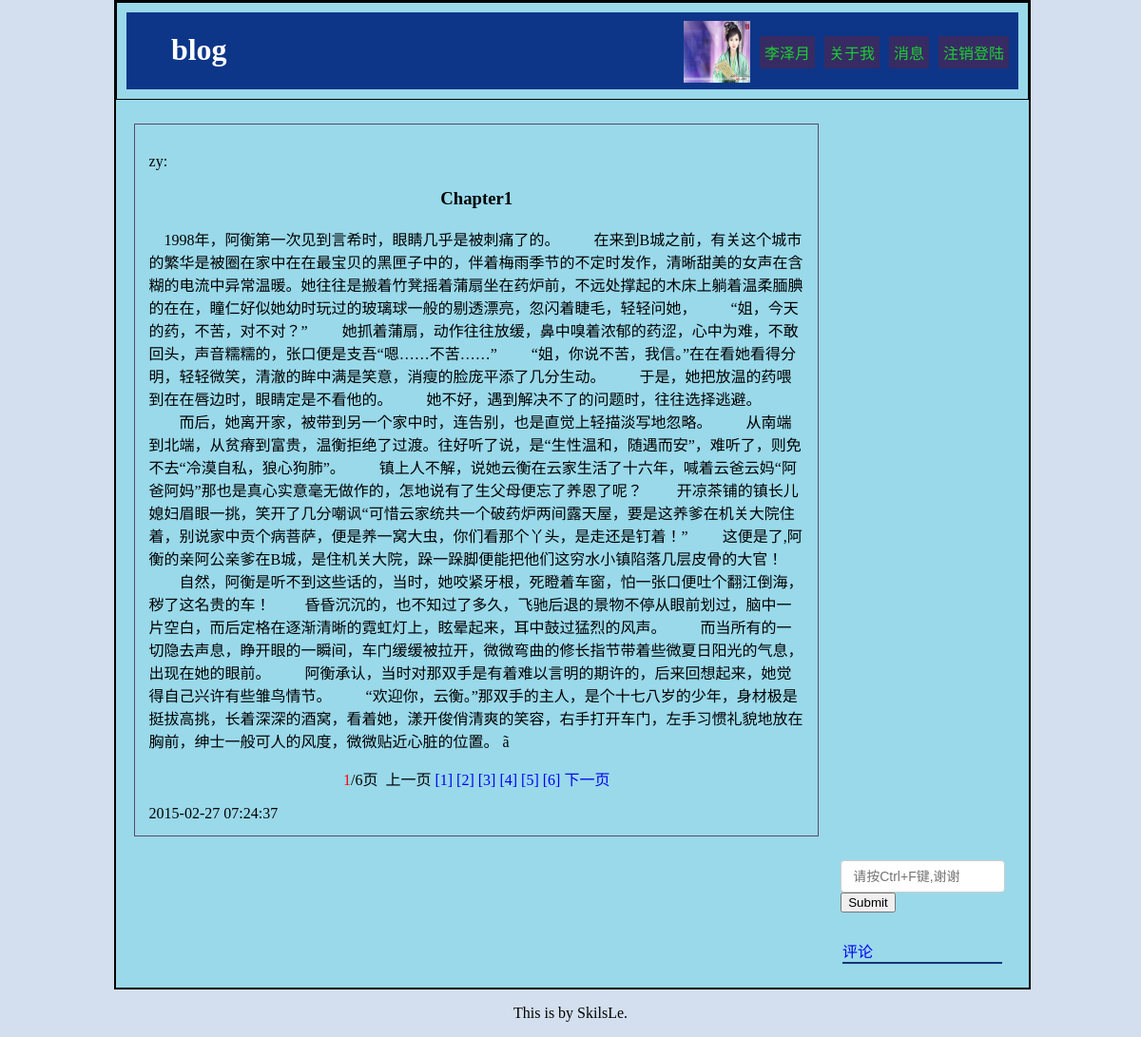
The page /php/content.php?content_id=2 (signed in) on the database its author committed.
### tables this page shows
CREATE TABLE IF NOT EXISTS `blog_content` (
  `user_id` int(11) NOT NULL,
  `user_name` varchar(10) NOT NULL,
`content_id` int(11) NOT NULL,
  `content_title` varchar(225) NOT NULL,
  `type` varchar(32) NOT NULL,
  `content` text NOT NULL,
  `time` timestamp NOT NULL DEFAULT CURRENT_TIMESTAMP ON UPDATE CURRENT_TIMESTAMP
);

### php/content.php (the view, shortened to what this page needs)
<?php
	include"../php/connect.php";
	$user_id =  $_SESSION['id'];
	$user_name =  $_SESSION['name'];
    $content_id=$_GET['content_id'];
	?>
	<?php
    function ff_page($content,$page)
    {
    global $expert_id;
    $content_id=$_GET['content_id'];
    if (empty($page)) {
         $page = 1 ;
    }
    $PageLength = 3000;
    $CLength = strlen($content);
    $PageCount = floor(($CLength / $PageLength)) + 1;
    $PageArray=array();
    $Seperator = array("\n","\r","。","!","?",";",",","”","’",".","！","？","；");
    if($CLength <= $PageLength)
     {
        echo $content;
     }
       else{
        $PageArray[0]=0;
        $i=0;
    for( $j=0 ; $j < sizeof($Seperator); $j++)
       {
      $Pos=strpos($content,$Seperator[$j],$PageArray[$i]+2900);
      while($Pos > 0 && $Pos<($i+1)*$PageLength && $Pos > $i*$PageLength )
      {
     $PageArray[$i] = $Pos ;
     if ($Pos+$PageLength > $CLength)
     {
         $start_p = $CLength-1 ;
     }
     else{
         $start_p = $Pos+$PageLength ;
     }
     $Pos = strpos($content,$Seperator[$j],$start_p) ;
      }
        if($PageArray[$i]>0)
        {
         $j = $j + sizeof($Seperator) + 1;
        }
 }
    for( $i = 1; $i < $PageCount-1; $i++ )
    {
       for( $j = 0 ; $j < sizeof($Seperator); $j++)
       {
         $Pos=strpos($content,$Seperator[$j],$PageArray[$i-1]+2900);
     while($Pos > 0 && $Pos < ($i+1)*$PageLength && $Pos > $i*$PageLength )
   {
      $PageArray[$i] = $Pos ;
      if ($Pos+$PageLength > $CLength)
      {
         $start_p2 = $CLength-1 ;
      }
      else{
         $start_p2 = $Pos+$PageLength ;
      }
      $Pos = strpos($content,$Seperator[$j],$start_p2) ;
    }
   if($PageArray[$i]>0)
   {
    $j = $j + sizeof($Seperator) + 1;
   }
    }
   }
    $PageArray[$PageCount-1] = $CLength;
    if($page==1)
 {
     $output=substr($content,0,$PageArray[$page-1]+2);
 }
    echo $output ;
 if($PageCount > 1)
 {
    echo "<br \><center>";
    echo "<font color='ff0000'>".$page."</font>/".$PageCount."页 &nbsp;";
    if($page>1)
     echo "<a href=".$_SERVER['PHP_SELF']."?expert_id=$expert_id&content_id=$content_id&page_t=".($page-1).">上一页</a> ";
    else
      echo "上一页 ";
    for( $i=1 ; $i <= $PageCount ; $i++)
    {
     echo "<a href=".$_SERVER['PHP_SELF']."?expert_id=$expert_id&content_id=$content_id&page_t=".$i.">[".$i."]</a> ";
    }
    if($page < $PageCount)
        echo " <a href=".$_SERVER['PHP_SELF']."?expert_id=$expert_id&content_id=$content_id&page_t=".($page+1).">下一页</a> ";
  else
   echo " 下一页 ";
  echo "</center>";
    }
 }
}
?>
<html>
<head>
	<link rel="stylesheet" href="../css/index_style.css">
	<link rel="stylesheet" href="../css/tab.css">
	<link rel="stylesheet" href="../css/timeline.css">
</head>
<body>
<div id="main">
	<div id="header_out">
		<div id="header">
			<div id="header_left">
				<h1>blog</h1>
			</div>
			<div id="header_right">
				<li><a href="../php/cancel.php">注销登陆</a></li>
				<li><a href="#">消息</a></li>
				<li><a href="#">关于我</a></li>
				<li><a href="#"><?php echo $user_name;?></a></li>
				<a href="../php/upload.php"><img src="../php/pic/pic<?php echo $user_id;?>.jpg"  onError="this.src='../php/pic/default.jpg';"/></a>
			</div>
		</div>
	</div>
	<div id="body">
		<div class="body_right2" style="display:block;">
			<div id="log">
				<?php
					$result = $db->query("SELECT * FROM `blog_content` WHERE `content_id` = '$content_id'");
					foreach ($result as $value) {
						print("<p>{$value['user_name']}:</p> <h3>{$value['content_title']}</h3>
							<p id='p'>");
					    $content1=$value['content'];
					    $current=$_REQUEST['page_t'];
					    $result= ff_page($content1,$current);
					    print("{$result}</p>              <span>{$value['time']}</span>
                </div>
    </div>
    <div id='search'>
    <div id='sear'>
      <input type='text' class='form-control' placeholder='请按Ctrl+F键,谢谢'>
      <button type='submit' class='btn btn-default'>Submit</button></div>");
          $content_id=$value['content_id'];
              echo <<<STR
            <div class="time" >
              <a href="#a" class="ping">评论</a>
              <div name="a" class="discu">
                <form name="input" action="../php/discuss.php?content_id={$content_id}" method="post">
                <input type="text" name="discuss" placeholder="{$user_name}说:"/>
                <input type="submit" value="发表" />
                </form>
              </div>
              <div class="reply">
STR;
              echo <<<STR
              </div>
            </div>
          </div>
STR;
}
					?>
		</div>
	</div>
<div id="footer">
	<p>This is by SkilsLe.</p>
</div>
</body>
</html>

### css/index_style.css (style rules this page uses)
body { margin: 0; padding: 0; background: #d3dfee; }
h1 { color: #fff; }
li { list-style: none; }
a { text-decoration: none; }
#main { width: 80%; background: #99d9ea; margin-left: 10%; border: 2px solid #000; }
#header_out { border: 1px solid #000; }
#header { margin: 10px; background: #0d3689; height: 80.875px; }
#header a { color: #1DCF33; }
#header_left { width: 40%; float: left; margin-left: 5%; }
#header_right { float: right; }
#header_right li { list-style: none; float: right; margin-right: 10px; margin-top: 25px; background: #372b63; padding: 5px; text-align: center; }
#header_right img { width: 70px; height: 65px; float: right; margin-top: 9px; margin-right: 10px; }
#body { overflow: auto; }
#search { float: right; margin: 25px; width: 18%; overflow: hidden; }
.form-control { display: block; width: 100%; padding: 6px 12px; font-size: 14px; line-height: 1.42857143; color: #555; border: 1px solid #ccc; border-radius: 4px; }
.time { width: 96%; margin: 0 1%; }
.reply { border: 1px solid #163473; width: 100%; }
.time a { width: 38px; }
#footer { margin-left: 45%; }
#sear { margin-bottom: 16%; }

### css/tab.css (style rules this page uses)
.body_right2 { margin-top: 25px; width: 75%; margin-left: 2%; float: left; }
#log { border: 1px solid #644664; padding: 2%; }
#log h3 { text-align: center; }

### rows shown on the page
blog_content: user_name "zy", content_title "Chapter1", content "1998年，阿衡第一次见到言希时，眼睛几乎是被刺痛了的。 在来到B城之前，有关这个城市的繁华是被圈在家中在在最宝贝的黑匣子中的，伴着梅雨季节的不定时发作，清晰甜美的女声在含糊的电流中异常温暖。她往往是搬着竹凳摇着蒲扇坐在药炉前，不远处撑起的木床上躺着温柔腼腆的在在，瞳仁好似她幼时玩过的玻璃球一般的剔透漂亮，忽闪着睫毛，轻轻问她， “姐，今天的药，不苦，对不对？” 她抓着蒲扇，动作往往放缓，鼻中嗅着浓郁的药涩，心中为难，不敢回头，声音糯糯的，张口便是支吾“嗯……不苦……” “姐，你说不苦，我信。”在在看她看得分明，轻轻微笑，清澈的眸中满是笑意，消瘦的脸庞平添了几分生动。 于是，她把放温的药喂到在在唇边时，眼睛定是不看他的。 她不好，遇到解决不了的问题时，往往选择逃避。 而后，她离开家，被带到另一个家中时，连告别，也是直觉上轻描淡写地忽略。 从南端到北端，从贫瘠到富贵，温衡拒绝了过渡。往好听了说，是“生性温和，随遇而安”，难听了，则免不去“冷漠自私，狼心狗肺”。 镇上人不解，说她云衡在云家生活了十六年，喊着云爸云妈“阿爸阿妈”那也是真心实意毫无做作的，怎地说有了生父母便忘了养恩了呢？ 开凉茶铺的镇长儿媳妇眉眼一挑，笑开了几分嘲讽“可惜云家统共一个破药炉两间露天屋，要是这养爹在机关大院住着，别说家中贡个病菩萨，便是养一窝大虫，你们看那个丫头，是走还是钉着！” 这便是了,阿衡的亲阿公亲爹在B城，是住机关大院，跺一跺脚便能把他们这穷水小镇陷落几层皮骨的大官！ 自然，阿衡是听不到这些话的，当时，她咬紧牙根，死瞪着车窗，怕一张口便吐个翻江倒海，秽了这名贵的车！…", content "6", time "2015-02-27 07:24:37"

### other values the page prints
$user_name "李泽月"
